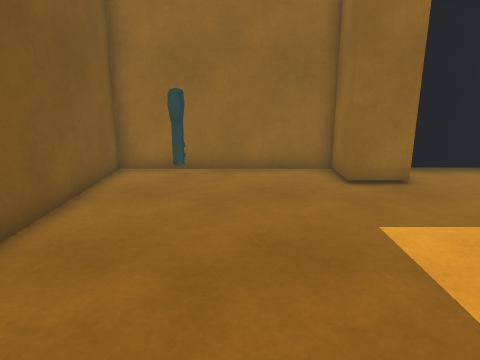
view 1 (above)

12 first-person views from a walk through a 3-D level made in the Unity game engine. The camera is 1.4 m above the floor, tilts 14° down and sees 70° across. The floor is counted in squares, 0.5 m on a side. Each view is taken from the middle of a square. On the plan, view 1 faces up. The plan holds only what a view shows up to about 20 squares ahead; the rest is blank. Surface patterns are stand-ins for the level's own textures.

view 2
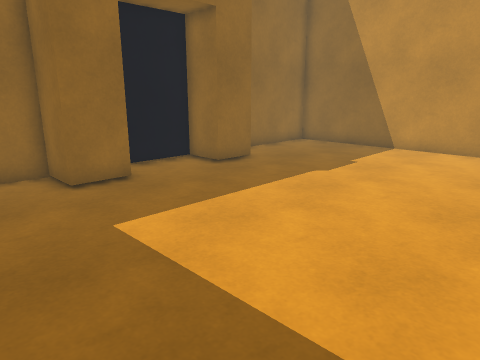

view 3
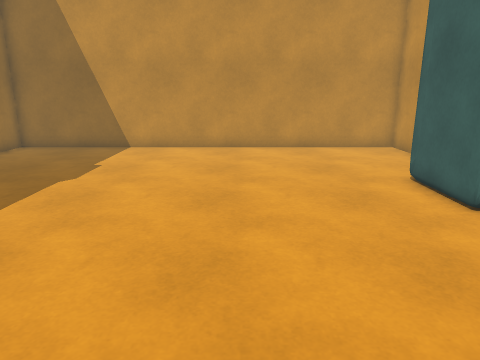

view 4
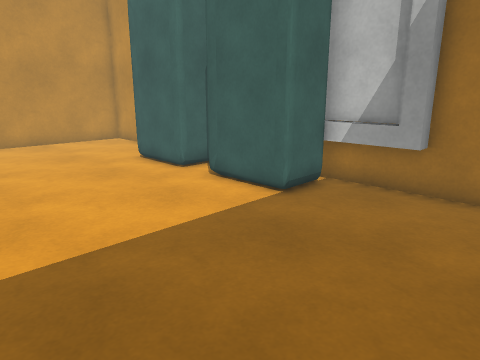

view 5
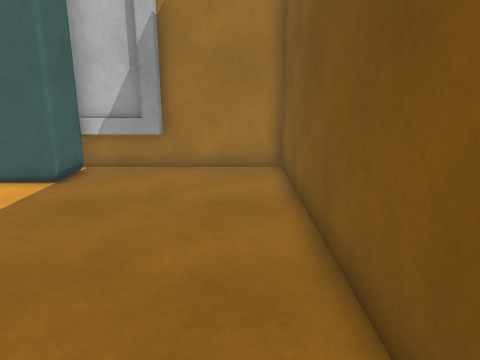

view 6
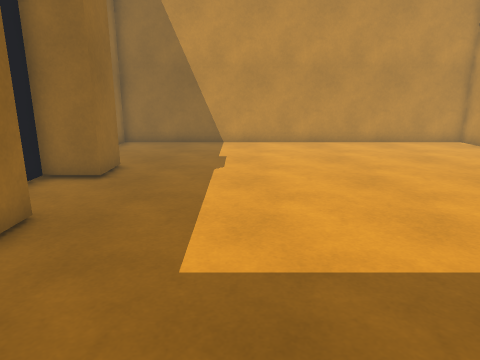

view 7
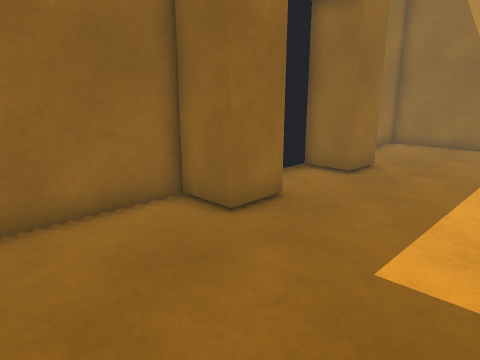

view 8
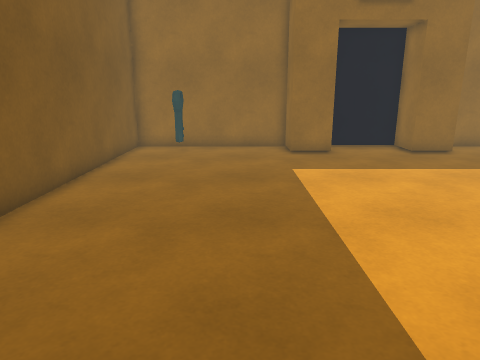

view 9
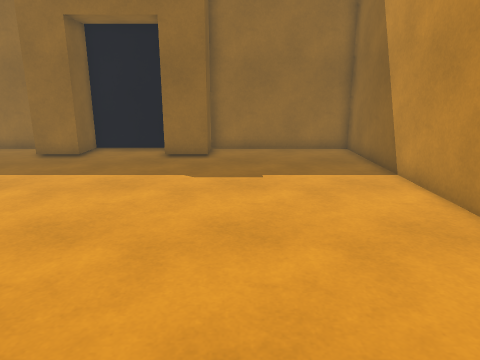

view 10
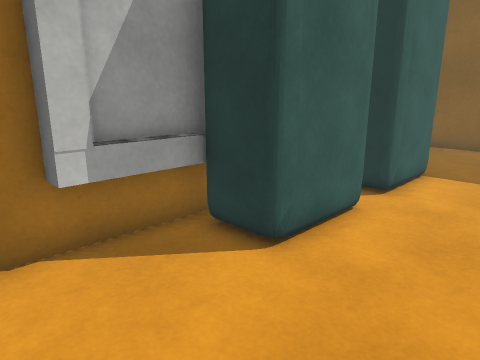

view 11
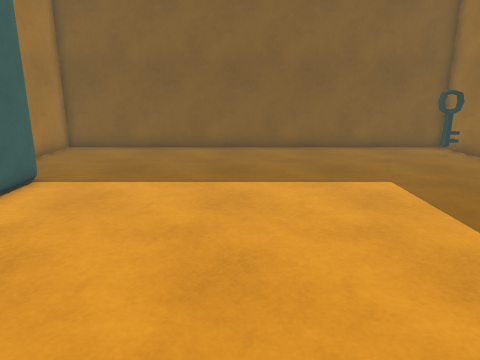

view 12
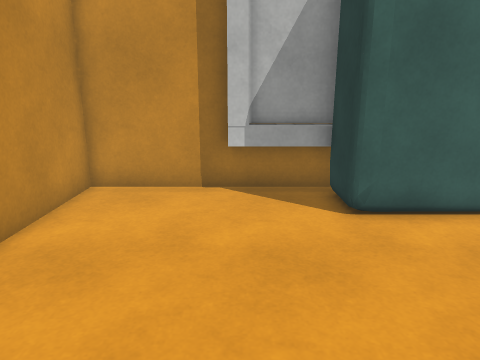

### Floor plan
Points are (right, up) in squares from view 1. A wall is a line through its corners. A room is listed if a view was taken in it or the views show most of it. See-through windows are left out.
Room 1 (views 1, 2, 3, 4, 5, 6, 7, 8, 9, 10, 11, 12)
walls: (7.9, -4.7) (11.4, -4.7) (11.4, -6.7) (14.3, -6.7); (9.6, 12.8) (5.5, 12.8); (3.6, 13) (-4.6, 13) (-4.6, -7.4) (3.4, -7.4); (11, -7) (13.8, -7); (10.8, -7.4) (18.7, -7.4) (18.7, 13) (11.5, 13); (0.6, -7) (3.1, -7); (0, -6.7) (2.8, -6.7) (2.8, -4.7) (6.4, -4.7)
objects: other object (-2, 12); other object (4, 11) to (6, 12); other object (10, 11); other object (12, 12)

Where each view was taken, in squares from view 1:
view 1: 0 up, 0 right, facing up
view 2: 0 up, 0 right, facing up-right
view 3: 1 up, 0 right, facing right
view 4: 3 up, 3 left, facing down-right
view 5: 6 up, 3 left, facing down
view 6: 6 up, 2 left, facing right
view 7: 5 up, 2 left, facing up-right
view 8: 6 down, 1 right, facing up
view 9: 5 down, 13 right, facing up
view 10: 1 down, 16 right, facing down-left
view 11: 2 up, 14 right, facing left
view 12: 3 up, 14 right, facing down
